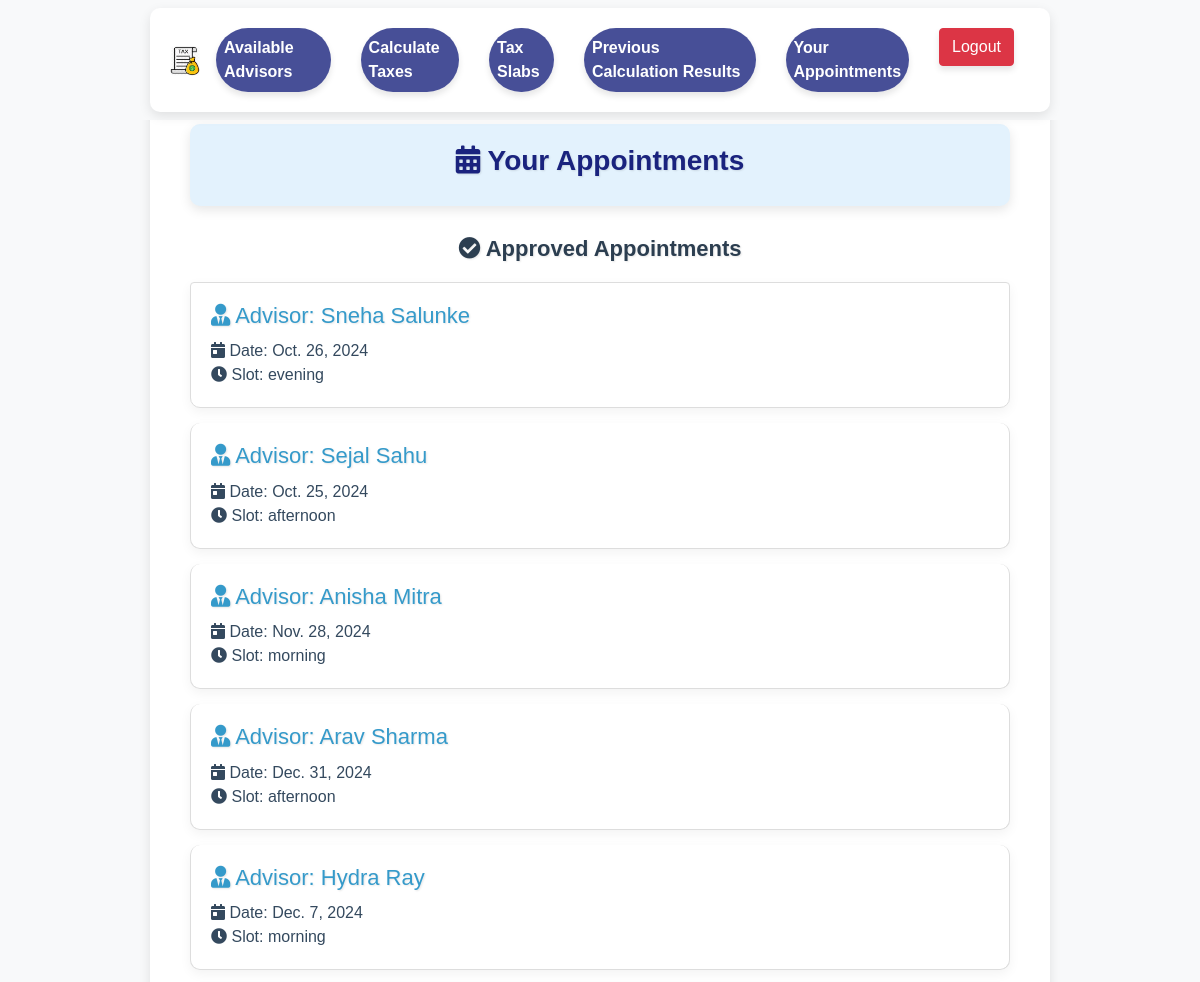
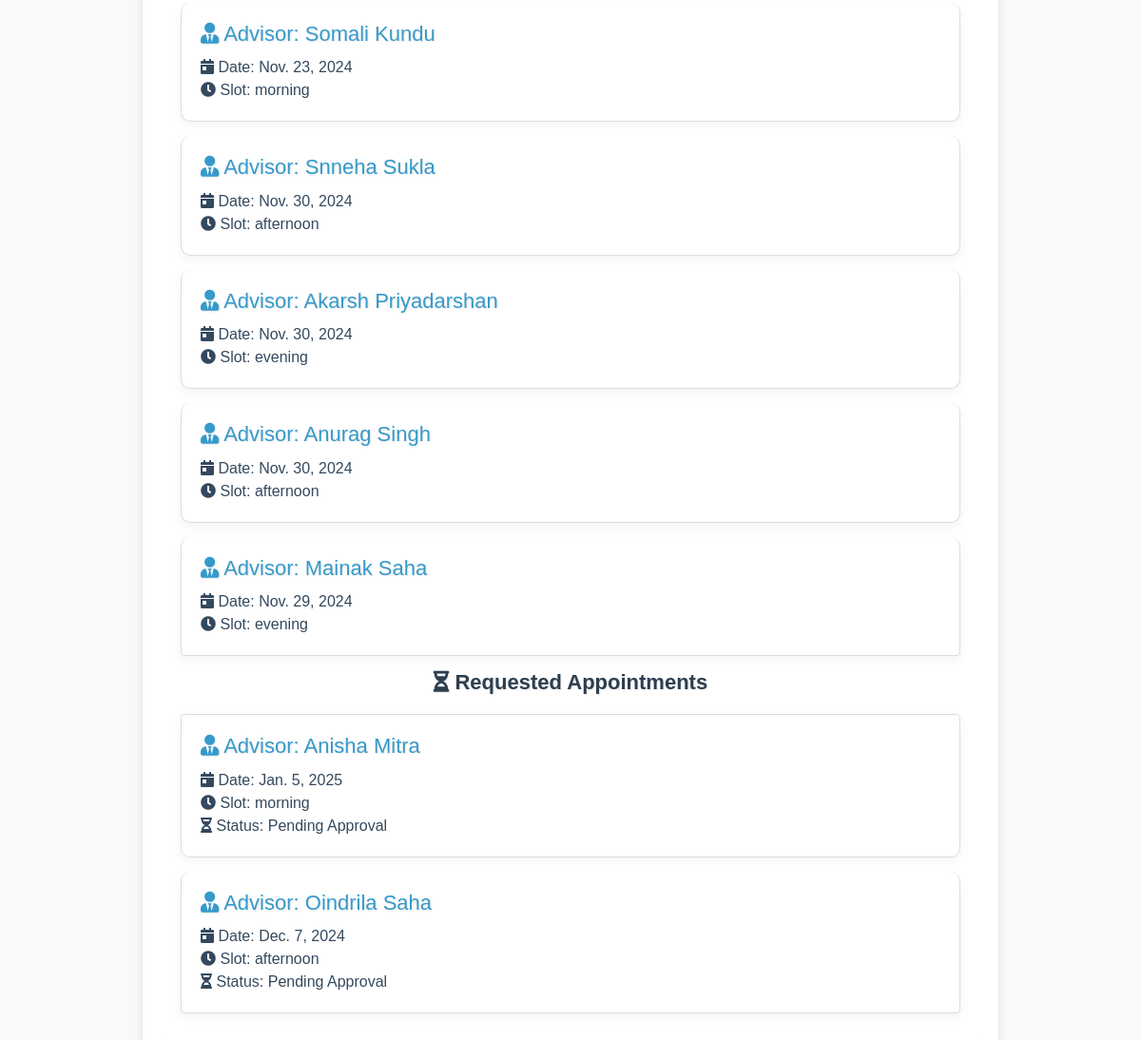
The page /user-appointments/ (signed in) on the database its author committed (2 pictures, top to bottom).
### advisor/models.py (models this page shows, shortened)
class UserRequest(models.Model):
    user = models.ForeignKey(User, on_delete=models.CASCADE, related_name="requests")
    tax_advisor = models.ForeignKey(User, on_delete=models.CASCADE, related_name="advisor_requests")
    first_name = models.CharField(max_length=150)
    last_name = models.CharField(max_length=150)
    email = models.EmailField()
    approved = models.BooleanField(default=False)
    rejected = models.BooleanField(default=False)
    slot = models.CharField(max_length=100, null=True)  # Store the time slot as a string (can use choices)
    date = models.DateField(null=True)  # Store the appointment date
    meeting_type = models.CharField(max_length=20, choices=[('in_person', 'In Person'), ('online_meeting', 'Online Meeting')])

### base/views.py (the view)
# urls.py: path('user-appointments/', user_appointments_view, name='user_appointments'),
def user_appointments_view(request):
    user = request.user
    approved_appointments = UserRequest.objects.filter(user=user, approved=True)
    requested_appointments = UserRequest.objects.filter(user=user, approved=False, rejected=False)
    context = {
        'approved_appointments': approved_appointments,
        'requested_appointments': requested_appointments,
    }
    return render(request, 'base/user_appointments.html', context)

### accounts/context_processor.py (called while the page is built)
def user_groups(request):
    user = request.user
    return {
        'is_admin': user.is_authenticated and user.is_superuser,
        'is_taxadvisor': user.is_authenticated and user.groups.filter(name='Tax Advisor').exists(),
        'is_indivual_user': user.is_authenticated and user.groups.filter(name='Individual User').exists(),
    }

### base/templates/base/user_appointments.html (shortened to what this page needs)
{% extends 'base.html' %}
{% block individual_style %}
<link rel="stylesheet" href="https://maxcdn.bootstrapcdn.com/bootstrap/4.5.2/css/bootstrap.min.css">
<link rel="stylesheet" href="https://cdnjs.cloudflare.com/ajax/libs/font-awesome/5.15.3/css/all.min.css">
{% endblock %}
{% block content %}
<div class="content-wrapper">
<div class="container">
<div class="main-heading">
<h2><i class="fas fa-calendar-alt"></i> Your Appointments</h2>
</div>
<h2 class="sub-heading"><i class="fas fa-check-circle"></i> Approved Appointments</h2>
<div class="list-group">
               {% if approved_appointments %}
                   {% for appointment in approved_appointments %}
<div class="list-group-item">
<h5><i class="fas fa-user-tie"></i> <span class="advisor-label">Advisor:</span> {{ appointment.tax_advisor.get_full_name }}</h5>
<p>
<i class="fas fa-calendar-day"></i> Date: {{ appointment.date }}<br>
<i class="fas fa-clock"></i> Slot: {{ appointment.slot }}<br>
</p>
</div>
                   {% endfor %}
               {% else %}
<div class="alert alert-info">
<i class="fas fa-info-circle"></i> You have no approved appointments.
</div>
               {% endif %}
</div>
<h2 class="sub-heading"><i class="fas fa-hourglass-half"></i> Requested Appointments</h2>
<div class="list-group">
               {% if requested_appointments %}
                   {% for appointment in requested_appointments %}
<div class="list-group-item">
<h5><i class="fas fa-user-tie"></i> <span class="advisor-label">Advisor:</span> {{ appointment.tax_advisor.get_full_name }}</h5>
<p>
<i class="fas fa-calendar-day"></i> Date: {{ appointment.date }}<br>
<i class="fas fa-clock"></i> Slot: {{ appointment.slot }}<br>
<i class="fas fa-hourglass-half"></i> Status: Pending Approval<br>
</p>
</div>
                   {% endfor %}
               {% else %}
<div class="alert alert-info">
<i class="fas fa-info-circle"></i> You have no pending appointment requests.
</div>
               {% endif %}
</div>
</div>
</div>
{% endblock %}

### templates/base.html (style rules this page uses)
body { padding-top: 56px; }

### base/templates/base/user_appointments.html (style rules this page uses)
body { background-color: #f8f9fa; font-family: 'Arial', sans-serif; margin: 0; padding: 0; height: 100vh; }
.content-wrapper { margin-top: 60px; overflow-y: auto; }
.container { margin: 0 auto; padding: 20px; max-width: 900px; background-color: #ffffff; border-radius: 10px; box-shadow: 0 4px 12px rgba(0, 0, 0, 0.1); transition: box-shadow 0.3s ease-in-out; }
.main-heading { padding: 20px; background-color: #e3f2fd; border-radius: 10px; box-shadow: 0 4px 12px rgba(0, 0, 0, 0.1); margin-bottom: 30px; }
.main-heading h2 { color: #1a237e; text-align: center; font-size: 28px; font-weight: bold; text-shadow: 1px 1px 2px rgba(0, 0, 0, 0.1); }
.sub-heading { color: #2c3e50; margin-bottom: 20px; text-align: center; font-size: 22px; font-weight: bold; text-shadow: 1px 1px 2px rgba(0, 0, 0, 0.1); }
.list-group-item { border: 1px solid #ddd; margin-bottom: 15px; padding: 20px; border-radius: 10px; box-shadow: 0 4px 12px rgba(0, 0, 0, 0.05); transition: background-color 0.3s ease-in-out, box-shadow 0.3s ease-in-out; }
.list-group-item h5 { color: #359aca; font-size: 22px; margin-bottom: 10px; text-shadow: 1px 1px 2px rgba(0, 0, 0, 0.1); }
.list-group-item p { color: #34495e; font-size: 16px; margin-bottom: 0; }
.list-group-item .advisor-label { color: #359aca; }

### rows shown on the page
UserRequest: tax_advisor.get_full_name "Sneha Salunke", date "Oct. 26, 2024", slot "evening"
UserRequest: tax_advisor.get_full_name "Sejal Sahu", date "Oct. 25, 2024", slot "afternoon"
UserRequest: tax_advisor.get_full_name "Anisha Mitra", date "Nov. 28, 2024", slot "morning"
UserRequest: tax_advisor.get_full_name "Arav Sharma", date "Dec. 31, 2024", slot "afternoon"
UserRequest: tax_advisor.get_full_name "Hydra Ray", date "Dec. 7, 2024", slot "morning"
UserRequest: tax_advisor.get_full_name "Somali Kundu", date "Nov. 23, 2024", slot "morning"
UserRequest: tax_advisor.get_full_name "Snneha Sukla", date "Nov. 30, 2024", slot "afternoon"
UserRequest: tax_advisor.get_full_name "Akarsh Priyadarshan", date "Nov. 30, 2024", slot "evening"
UserRequest: tax_advisor.get_full_name "Anurag Singh", date "Nov. 30, 2024", slot "afternoon"
UserRequest: tax_advisor.get_full_name "Mainak Saha", date "Nov. 29, 2024", slot "evening"
UserRequest: tax_advisor.get_full_name "Anisha Mitra", date "Jan. 5, 2025", slot "morning"
UserRequest: tax_advisor.get_full_name "Oindrila Saha", date "Dec. 7, 2024", slot "afternoon"
